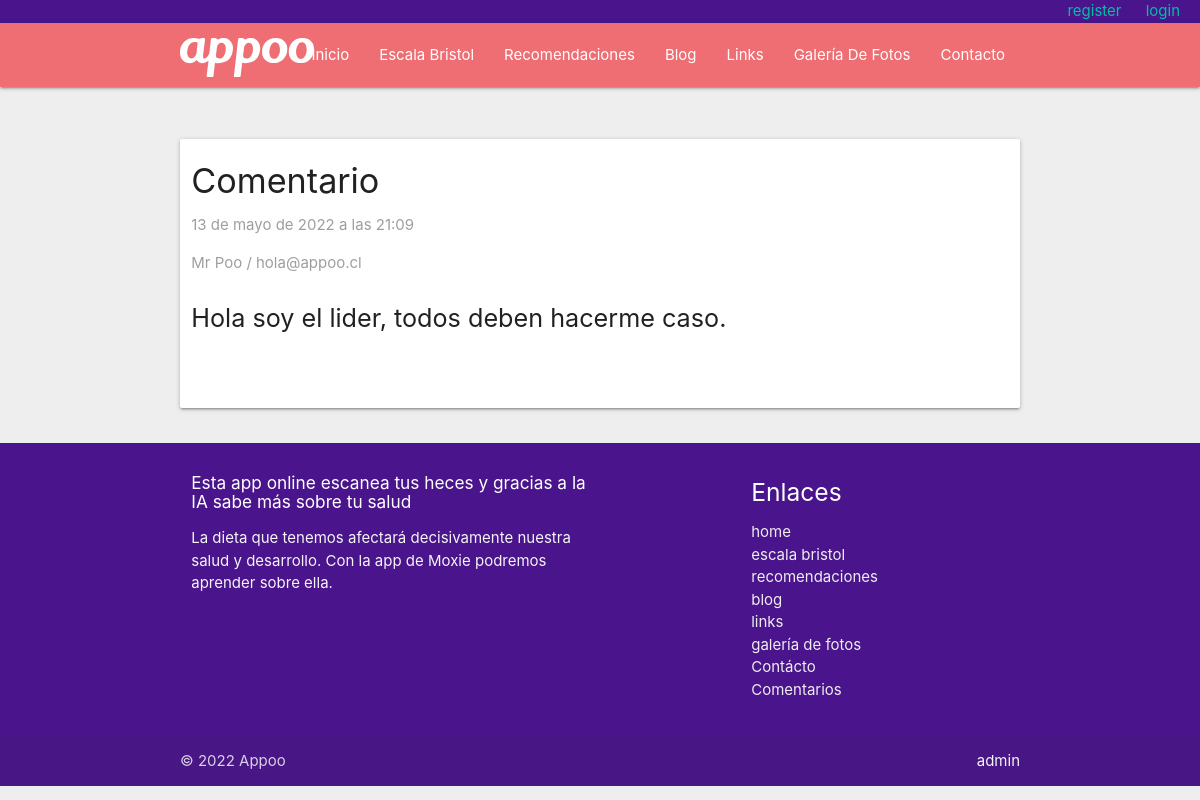
/messages/2/, run on the app's committed database.
### web/models.py (models this page shows, shortened)
class Contact(models.Model):
  name = models.CharField(max_length=200)
  sender = models.EmailField()
  subject = models.CharField(max_length=200)
  message = models.TextField()
  cc_myself = models.BooleanField(default=False)
  sending_date = models.DateTimeField(blank=True, null=True)

### web/views.py (the view)
# urls.py: path('messages/<int:pk>/',views.message_detail, name='message_detail'),
def message_detail(request,pk):
  message = get_object_or_404(Contact, pk=pk)
  return render(request, 'web/message_detail.html', {'message': message})

### web/templates/web/message_detail.html (shortened to what this page needs)
{% extends 'base-main.html' %}
{% block content %}
<div class="container">
    <div class="row">
        <br><br>
        <div class="col s12 card">
            <h4>Comentario</h4>
            {% if message.sending_date %}
            <p class="grey-text">
                {{ message.sending_date }}
            </p>{% endif %}
            <p class="grey-text">{{ message.name }} / {{ message.sender }}</p>
            <p class="flow-text">{{ message.message|linebreaksbr }}</p>
            <br><br>
        </div>
    </div>
</div>
{% endblock %}

### data on the page
Contact: sending_date "13 de mayo de 2022 a las 21:09", name "Mr Poo", sender "hola@appoo.cl", message "Hola soy el lider, todos deben hacerme caso."
